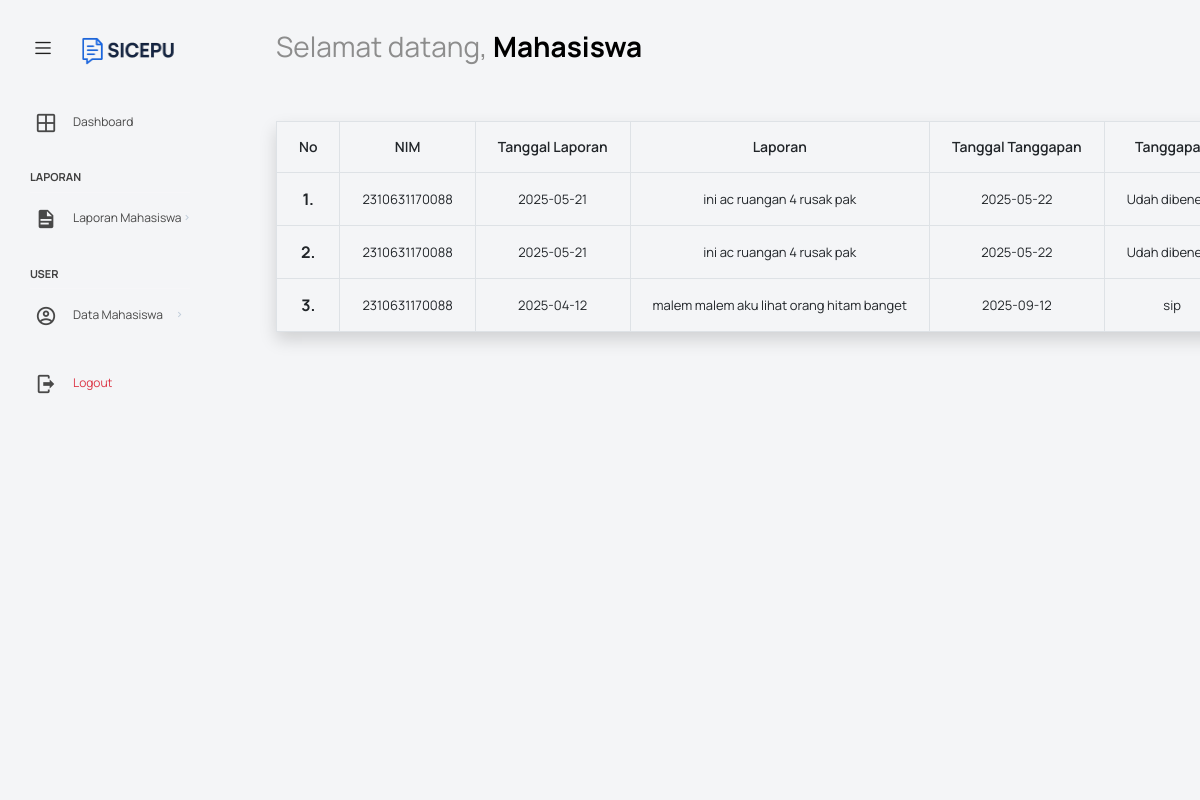
The page /src/admin/tanggapan.php on the database its author committed.
### tables this page shows
CREATE TABLE `tanggapan` (
  `id_tanggapan` int(11) NOT NULL,
  `id_pengaduan` int(11) NOT NULL,
  `tgl_tanggapan` date NOT NULL,
  `tanggapan` text NOT NULL,
  `id_petugas` int(11) NOT NULL,
  `rating` int(1) DEFAULT NULL
);

CREATE TABLE `pengaduan` (
  `id_pengaduan` int(11) NOT NULL,
  `tgl_pengaduan` date NOT NULL,
  `nim` varchar(16) NOT NULL,
  `isi_laporan` text NOT NULL,
  `foto` varchar(255) NOT NULL,
  `status` enum('terkirim','proses','selesai') NOT NULL,
  `disposisi` varchar(255) NOT NULL
);

### src/admin/tanggapan.php (the view, shortened to what this page needs)
<?php
include '../layout/header.php';
include '../layout/nav.php';
?>
<div class="container-fluid page-body-wrapper">
  <?php include '../layout/sidebar_admin.php'; ?>
  <div class="main-panel">
    <div class="content-wrapper">
      <?php
      require '../../public/app.php';
      $query = "SELECT * FROM ( ( tanggapan INNER JOIN pengaduan ON tanggapan.id_pengaduan = pengaduan.id_pengaduan )
                INNER JOIN petugas ON tanggapan.id_petugas = petugas.id_petugas ) ORDER BY id_tanggapan DESC";
      $result = mysqli_query($conn, $query);
      ?>
      <table class="table table-bordered shadow text-center" data-aos="fade-up" data-aos-duration="900">
        <thead>
          <tr>
            <th scope="col">No</th>
            <th scope="col">NIM</th>
            <th scope="col">Tanggal Laporan</th>
            <th scope="col">Laporan</th>
            <th scope="col">Tanggal Tanggapan</th>
            <th scope="col">Tanggapan</th>
          </tr>
        </thead>
        <tbody>
          <?php $i = 1; ?>
          <?php while ($row = mysqli_fetch_assoc($result)) : ?>
            <tr>
              <th scope="row"><?= $i; ?>.</th>
              <td><?= $row["nim"]; ?></td>
              <td><?= $row["tgl_pengaduan"]; ?></td>
              <td><?= $row["isi_laporan"]; ?></td>
              <td><?= $row["tgl_tanggapan"]; ?></td>
              <td><?= $row["tanggapan"]; ?></td>
            </tr>
            <?php $i++; ?>
          <?php endwhile; ?>
        </tbody>
      </table>
    </div>
    <?php include '../layout/footer.php'; ?>
<?php include '../layout/scripts.php'; ?>

### rows shown on the page
tanggapan: id_pengaduan.nim "2310631170088", id_pengaduan.tgl_pengaduan "2025-05-21", id_pengaduan.isi_laporan "ini ac ruangan 4 rusak pak", tgl_tanggapan "2025-05-22", tanggapan "Udah…"
tanggapan: id_pengaduan.nim "2310631170088", id_pengaduan.tgl_pengaduan "2025-05-21", id_pengaduan.isi_laporan "ini ac ruangan 4 rusak pak", tgl_tanggapan "2025-05-22", tanggapan "Udah…"
tanggapan: id_pengaduan.nim "2310631170088", id_pengaduan.tgl_pengaduan "2025-04-12", id_pengaduan.isi_laporan "malem malem aku lihat orang hitam banget", tgl_tanggapan "2025-09-12", tanggapan "sip"

### other values the page prints
$namaTampil "Mahasiswa"
